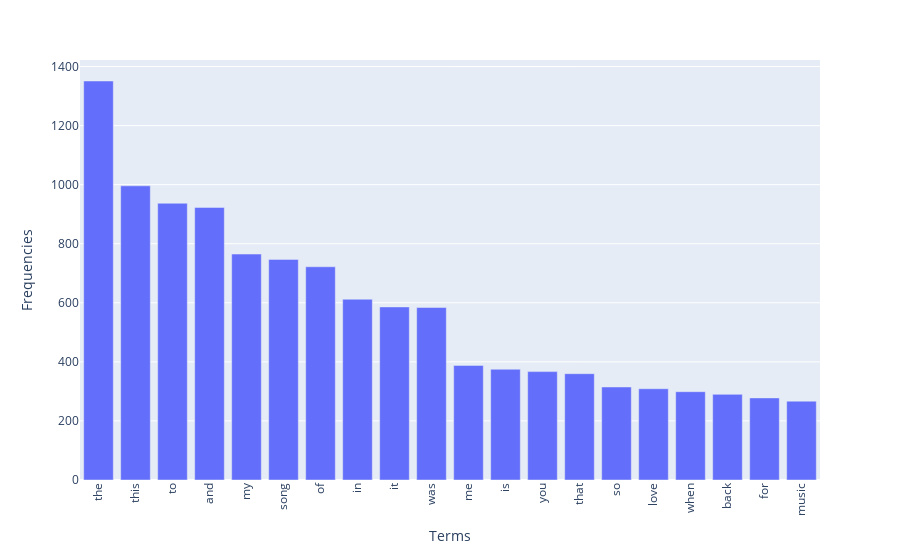

The notebook cell this image was saved under:
### Code cell
import plotly.express as px
fig = px.bar(temp_df, x = 'terms', y = 'frequencies')
fig.update_layout(
    xaxis_title="Terms",
    yaxis_title="Frequencies"
)
fig.update_xaxes(tickangle=270)
fig.show()

### Figure 1 — Plotly figure (JSON) as saved in the notebook; plotly's stock layout.template omitted (floating-point values rounded to 4 significant figures)
{"data": [{"alignmentgroup": "True", "hovertemplate": "terms=%{x}<br>frequencies=%{y}<extra></extra>", "legendgroup": "", "marker": {"color": "#636efa", "pattern": {"shape": ""}}, "name": "", "offsetgroup": "", "orientation": "v", "showlegend": false, "textposition": "auto", "type": "bar", "x": ["the", "this", "to", "and", "my", "song", "of", "in", "it", "was", "me", "is", "you", "that", "so", "love", "when", "back", "for", "music"], "xaxis": "x", "y": [1351, 996, 937, 923, 765, 747, 722, 612, 586, 584, 388, 375, 367, 360, 315, 309, 299, 290, 278, 267], "yaxis": "y"}], "layout": {"barmode": "relative", "legend": {"tracegroupgap": 0}, "margin": {"t": 60}, "xaxis": {"anchor": "y", "domain": [0, 1], "tickangle": -90, "title": {"text": "Terms"}}, "yaxis": {"anchor": "x", "domain": [0, 1], "title": {"text": "Frequencies"}}}}
